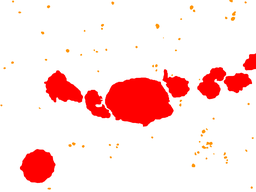
#> input picture malignant_4x/_11017_gt.png, 256 x 192 px, shrunk from 1920 x 1440 before the run, given in place of _11020.tif, which was not available
$ python featextract_segment_refined.py   (older library calls are emulated)
#> lines starting #> are read from the running program, lines starting #| are printed output that depends on the picture; after the words box and inside, x2 and y2 are one past the last pixel; in counts of white or black regions, pixels touching at a corner belong together; pictures that were not available may be replaced by others from this repository, and a replacement may not be noted
# -*- coding: utf-8 -*-
"""FeatExtract_Segment.ipynb

Automatically generated by Colaboratory.

Original file is located at
    https://colab.research.google.com/drive/1Fw4gvJ_elGPbG4sZnxoYqUlGPoNf_Xbt
"""

from google.colab import drive
drive.mount('/content/gdrive')

import numpy as np
import cv2
import matplotlib.pyplot as plt
from sklearn.cluster import KMeans
import scipy
import os
os.chdir('/content/gdrive/My Drive/MP2/')

#Read Images
img = cv2.imread('malignant_4x/_11020.tif')
#> img is the input picture: shape (192, 256, 3); mean B, G, R 222.5, 223.5, 255
img_gt = cv2.imread('malignant_4x/_11020_gt.png')
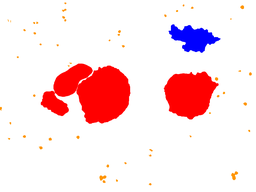
#> input picture malignant_4x/_11020_gt.png, 256 x 192 px, shrunk from 1920 x 1440 before the run, found by its file name
#> img_gt is the input picture: shape (192, 256, 3); mean B, G, R 226.2, 222.8, 250.8
img_gt = np.array(img_gt)

#Show original and ground truth image
fig, (a1,a2) = plt.subplots(1,2, figsize=(25,25))
a1.imshow(img)
a2.imshow(img_gt)
fig.show

#Extract Gabor Features

ksize = 9  # Size of Gabor kernel
theta = 0.0
gamma = 1

#converting to grayscale
img_gray= cv2.cvtColor(img, cv2.COLOR_BGR2GRAY)
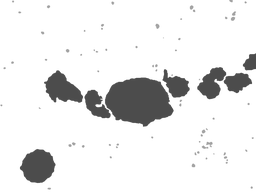
#> img_gray: shape (192, 256); min 76, max 255, mean 232.8
kernels = []
features = []

for sigma in np.arange(1,2,0.5):
  for lamda in np.arange(3,5,0.25):
    for gamma in np.arange(0.5,1.25,0.25):
      k = cv2.getGaborKernel((ksize, ksize), sigma, theta, lamda, gamma, 0, ktype=cv2.CV_32F)
      kernels.append(k)
      fimg = cv2.filter2D(img_gray, cv2.CV_8UC1, k)
      #fimg = cv2.GaussianBlur(fimg, (15,15), 5, 5)
      fimg = cv2.medianBlur(fimg, 11)
      fimg = fimg.reshape((fimg.shape[0]*fimg.shape[1],))
      features.append(fimg)
#> after the loop, features = 48 items; kernels = 48 items
      # [8 lines of commented-out code are left out]

features = np.array(features)
features = features.T
kernels = np.array(kernels)


#K Means Clustering
kmeans = KMeans(n_clusters=4)
kmeans.fit(features)
y = kmeans.predict(features)
img_seg = y.reshape((img.shape[0], img.shape[1]))
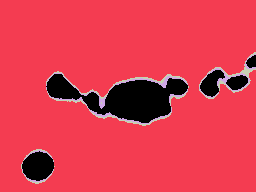
#> img_seg: shape (192, 256) int32; 4 distinct labels, from 0 to 3; one colour per label, 0 black
img_seg_copy = np.copy(img_seg)

#Plotting Segmented Image
fig, (a1,a2,a3) = plt.subplots(1,3, figsize=(25,25))
a1.imshow(img)
a2.imshow(img_gt)
a3.imshow(img_seg, cmap = 'gray')
fig.show
fig.savefig('mwb.png')
#> figure, not shown here; B, G, R data is drawn as R, G, B

img_seg_copy2 = np.copy(img_seg_copy)
unstained = np.uint(img_seg_copy2 == 2)
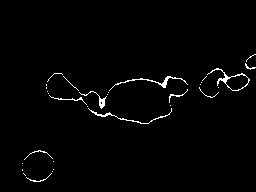
#> unstained: shape (192, 256) uint64; values 0 (black) and 1 (white), 1.6% white in thin lines or dots, all inside (x1, y1, x2, y2) = (22, 54, 256, 182)
img_seg = unstained

#Find Contours
contours, heirarchy = cv2.findContours(np.uint8(img_seg), cv2.RETR_EXTERNAL, cv2.CHAIN_APPROX_NONE)
#> contours = 31 contours, 27 with area under 20; largest, box (x1, y1, x2, y2) and area: (207, 68, 250, 91) 316, (109, 76, 188, 91) 62, (79, 91, 107, 109) 45, (88, 108, 172, 124) 44

#Finding top n contours with maximum areas
n = 6
areas = []

for cnt in contours:
  area = cv2.contourArea(cnt)
  areas.append(area)
#> this loop made 31 passes
#> area on passes 9, 16, 26, 29: 44, 45, 61.5, 316.5
#> after the loop, areas = 31 values, max 316.5 at index 28, min 0 at index 1, mean 16.52

areas = np.array(areas)
ind = np.argsort(-1*areas)
#> ind = 31 values, max 30 at index 9, min 0 at index 7, mean 15
max1 = contours[ind[0]]
#> max1 = contour of 117 points, box (x1, y1, x2, y2) (207, 68, 250, 91), area 316
max2 = contours[ind[1]]
#> max2 = contour of 165 points, box (x1, y1, x2, y2) (109, 76, 188, 91), area 62

z = np.zeros(img_seg.shape)

for i in np.arange(0,n,1):
  cv2.drawContours(z,contours[ind[i]], -1,(255,255,255), 3 )
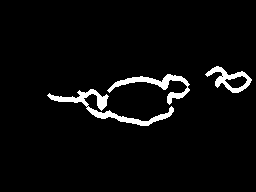
#> z: shape (192, 256) float64; 4.1% white; 3 white regions, box (x1, y1, x2, y2) and area: (47, 89, 174, 126) 939, (107, 74, 190, 105) 635, (205, 66, 252, 93) 458

plt.imshow(z, cmap = 'gray')
plt.show()
#> figure, not shown here; B, G, R data is drawn as R, G, B
#> figure, not shown here; B, G, R data is drawn as R, G, B

masked_image = scipy.ndimage.morphology.binary_fill_holes(z)
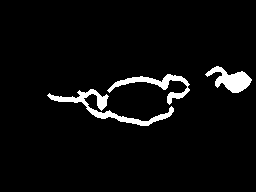
#> masked_image: shape (192, 256) bool; 4.5% white; 3 white regions, box (x1, y1, x2, y2) and area: (47, 89, 174, 126) 940, (107, 74, 190, 105) 635, (205, 66, 252, 93) 621
plt.imshow(masked_image, cmap = 'gray')
plt.show()

#Labelling the image

(labels, counts) = np.unique(img_seg[masked_image], return_counts= True)
#> labels = [0, 1]; counts = [1606, 590]
cellClusterLabel = labels[np.argmax(counts)]
#> cellClusterLabel = 0
print(cellClusterLabel)
#| 0
masked_img_inv = masked_image == False
backgroundMask = (img_seg == 0)
isolatedMask = ((img_seg *masked_img_inv) == 2).astype(int)
#> isolatedMask: shape (192, 256) int64; every value is 0
isolatedMask[masked_image] = 2

isolatedMask[backgroundMask] = 0
#> isolatedMask: shape (192, 256) int64; values 0 (black) and 2 (white), 1.2% white in thin lines or dots, all inside (x1, y1, x2, y2) = (49, 68, 250, 124)

img_gt_gray = cv2.cvtColor(img_gt, cv2.COLOR_BGR2GRAY)
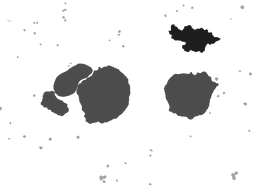
#> img_gt_gray: shape (192, 256); min 29, max 255, mean 231.5

#Plotting correctly labelled Segmented Image
fig, (a1,a2,a3) = plt.subplots(1,3, figsize=(25,25))
a1.imshow(img)
a2.imshow(img_gt_gray, cmap = 'gray')
a3.imshow(isolatedMask, cmap = 'gray')
fig.show

#Calculate dice score

dice = []
for k in (0,1,2):
#> (the run stopped early here; a loop or call above may not have finished)
